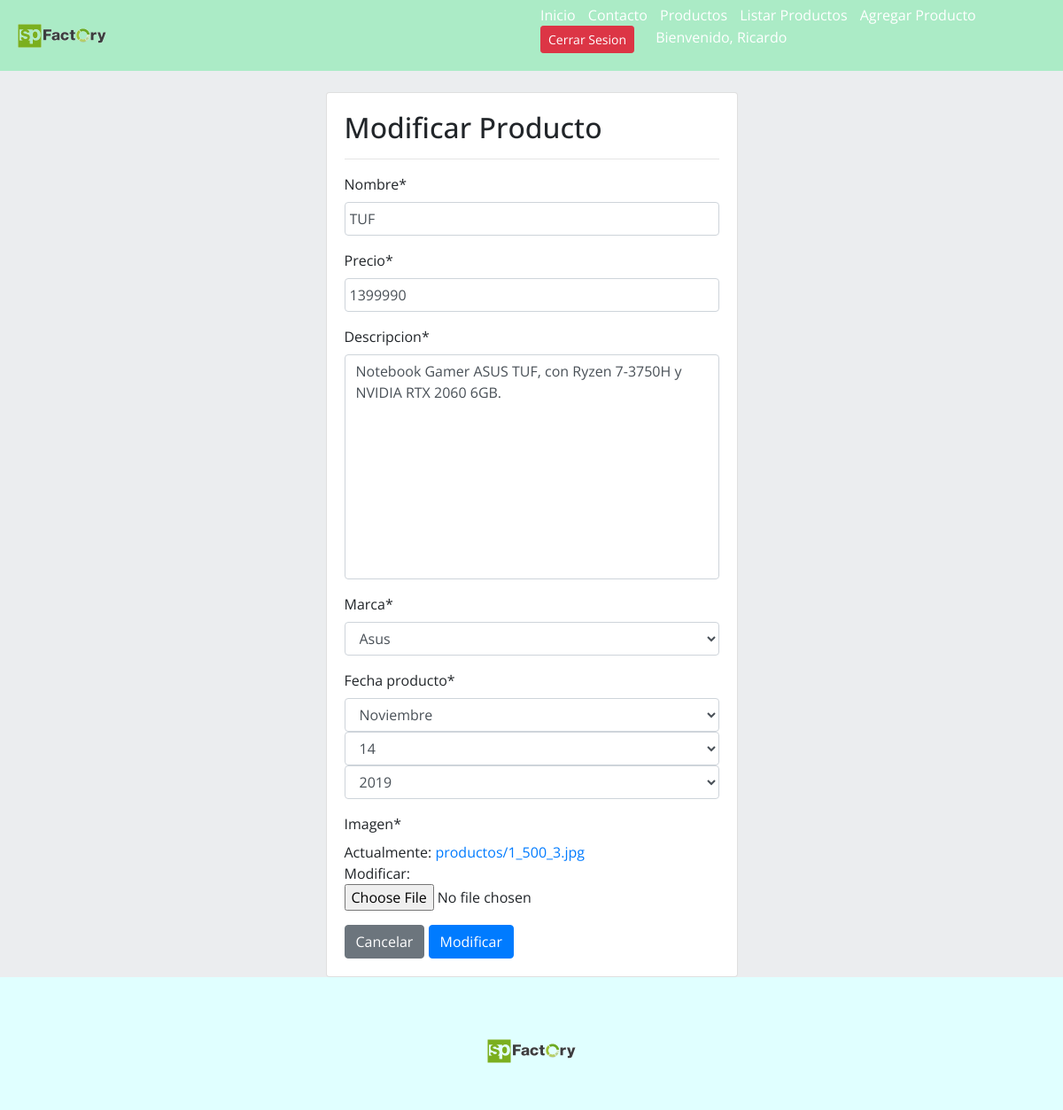
Page /modificar-producto/2/ (signed in) on the committed database.
### app/models.py (models this page shows, shortened)
class Producto(models.Model):
    nombre = models.CharField(max_length=30)
    precio = models.IntegerField()
    descripcion = models.TextField()
    marca = models.ForeignKey(Marca, on_delete=models.PROTECT)
    fecha_producto = models.DateField()
    imagen = models.ImageField(upload_to="productos", null=True)

class Marca(models.Model):
    nombre = models.CharField(max_length=30)
    def __str__(self):
        return self.nombre

### app/views.py (the view, shortened to what this page needs)
# urls.py: path('modificar-producto/<id>/', modificar_producto, name="modificar_producto"),
@permission_required('app.change_producto')
def modificar_producto(request, id):
    producto = get_object_or_404(Producto, id=id)
    data = {
        'form': ProductoForm(instance=producto)
    }
    return render(request, 'app/producto/modificar.html', data)

### app/forms.py
class ProductoForm(forms.ModelForm):
    class Meta:
        model = Producto
        fields = '__all__'
        widgets = {
            'fecha_producto': forms.SelectDateWidget(years=range(2010, 2021))
        }

### app/templates/app/producto/modificar.html (shortened to what this page needs)
{%  extends 'app/base.html' %}
{% block contenido %}
{% load crispy_forms_tags %}
            <div class="row">
                <div class="col-12 col-md-6 offset-md-3">
                    <br>
                    <div class="card">
                        <div class="card-body">
                            <h2>Modificar Producto</h2>
                            <hr>
                            <form action="" method="post" enctype="multipart/form-data">
                                {{ form | crispy}}
                                <input type="submit" value="Cancelar" class="btn btn-secondary">
                                <input type="submit" value="Modificar" class="btn btn-primary">
                            </form>
                        </div>
                    </div>
                </div>
            </div>
{% endblock %}

### app/templates/app/base.html (shortened to what this page needs)
<!DOCTYPE html>
<html lang="es">
<head>
    {% load static %}
    <link rel="stylesheet" href="https://cdn.jsdelivr.net/npm/bootstrap@4.5.3/dist/css/bootstrap.min.css">
    <link rel="stylesheet" href="{% static 'app/css/estilos.css' %}">
    {% load pwa %}
</head>
<body>
    <header id="header">
        <div class="contenedor_logo">
            <img  class="logo"  src="{% static 'app/img/logospfactory.png' %}" alt="logo">
        </div>
        <div>
            <nav id="nav">
                <ul>
                    <li>
                        <a href="{% url 'home' %}"> Inicio </a>
                    </li>
                    <li>
                        <a href="{% url 'contacto' %}">Contacto</a>
                    </li>
                    <li><a href="{% url 'galeria' %}">Productos</a></li>
                    {% if perms.app.view_producto %}
                    <li>
                        <a href="{% url 'listar_productos' %}">Listar Productos</a>
                    </li>
                    {% endif %}
                    {% if perms.app.add_producto %}
                    <li>
                        <a href="{% url 'agregar_producto' %}">Agregar Producto</a>
                    </li>
                    {% endif %}
                    {% if user.is_authenticated %}
                        <li>
                            <a href="{% url 'logout' %}" class ="btn btn-danger btn-sm">Cerrar Sesion</a>
                        </li>
                        <li>
                            <a href="#" class= "disabled" aria-disabled="true">Bienvenido, {{  user.username | capfirst}}</a>
                        </li>
                    {%  endif %}
                </ul>
            </nav>
        </div>
    </header>
    <div id="contenido">
        {% block contenido %}
        {% endblock %}
    </div>
    <footer>
        <div class="logo_footer">
            <img src="{% static 'app/img/logospfactory.png' %}" alt="logo">
        </div>
    </footer>
</body>
</html>

### app/static/app/css/estilos.css (style rules this page uses)
* { margin:0; padding:0; }
body { background-color:#EBEDEF; font-family: 'Open Sans', sans-serif; }
h1,h2 { font-family: 'Open Sans', sans-serif; }
header { width: 100%; height: 80px; background-color: #ABEBC6; display: flex; justify-content: space-between; }
header > div { width: 50%; }
.contenedor_logo { display: flex; align-items: center; }
.logo { width: 100px; margin-left: 20px; }
nav { display: flex; justify-content: flex-end; align-items: center; height: 100%; background-color: #ABEBC6; ; }
nav > ul { margin-right: 50px; }
nav > ul > li { display: inline; margin-left: 10px; }
nav a { color:white; text-decoration: none; }
#contenido { width: 80%; margin:auto; max-width: 1280px; min-height: 100vh; }
footer { width: 100%; height: 150px; background-color: #E0FFFF; }
footer > .logo_footer { display: flex; justify-content: center; align-items: center; padding-top: 70px; }
footer > .logo_footer > img { width: 100px; }
input[type=text], input[type=email], input[type=number], select, textarea { width: 100%; padding: 5px; }
textarea { resize: none; }

### rows in the picture
Producto: nombre "TUF", precio "1399990", descripcion "Notebook Gamer ASUS TUF, con Ryzen 7-3750H y NVIDIA RTX 2060 6GB.", marca "Asus"

### other values in the picture
{{ user.username | capfirst }} "Ricardo"
